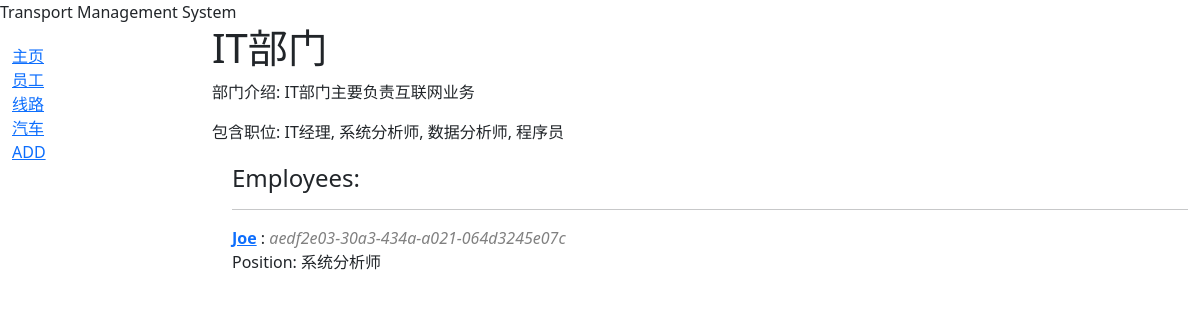
Page /catalog/department/1 on the committed database.
### catalog/models.py (models this page shows, shortened)
class Department(models.Model):
    dName = models.CharField(max_length=200)
    dSummary = models.TextField(
        max_length=1000, help_text="Enter a description of the department"
    )
    positions = models.ManyToManyField(Position, help_text="Select a position for this department", blank=True)
    class Meta:
        ordering = ['dName']

class Position(models.Model):
    pName = models.CharField(
        max_length=200,
        unique=True,
        help_text="Enter a position (e.g. Driver ...)"
    )
    def __str__(self):
        return self.pName
    class Meta:
        constraints = [
            UniqueConstraint(
                Lower('pName'),
                name='position_pname_case_insensitive_unique',
                violation_error_message = "Genre already exists (case insensitive match)"
            ),
        ]

class Employee(models.Model):
    id = models.UUIDField(primary_key=True, default=uuid.uuid4,
                          help_text="Unique ID for this particular Employee")
    eName = models.CharField(max_length=200)
    birthDate = models.DateField(help_text="Enter the employee's birth date")
    eResume = models.TextField(max_length=1000, help_text="Enter the description of this staff")
    hireDate = models.DateField(help_text="Enter the employee's hired date")
    eSalary = models.DecimalField(
        max_digits=10,
        decimal_places=2,
        help_text="Enter the employee's monthly salary"
    )
    department = models.ForeignKey(Department, on_delete=models.RESTRICT, null=True,help_text="Select a department for this employee")
    position = models.ForeignKey(Position, on_delete=models.RESTRICT, null=True, help_text="Select a position for this employee")
    class Meta:
        ordering = ['eName']
    def get_absolute_url(self):
        return reverse('employee-detail', args=[str(self.id)])

### catalog/views.py (the view)
# urls.py: path('department/<int:pk>',views.DepartmentDetailView.as_view(), name='department-detail'),
class DepartmentDetailView(generic.DetailView):
    model = Department
    def get_context_data(self, **kwargs):
        context = super().get_context_data(**kwargs)
        context['employees'] = Employee.objects.filter(department=self.object)
        return context

### catalog/templates/catalog/department_detail.html (shortened to what this page needs)
{% extends "base_generic.html" %}
{% block content %}
  <h1>{{ department.dName }}</h1>
  <p>部门介绍: {{ department.dSummary }}</a></p>
  <p>包含职位:  {{ department.positions.all|join:", " }}</p>
  <div style="margin-left:20px;margin-top:20px">
    <h4>Employees:</h4>
    {% for employee in employees %}
      <hr />
      <p>
        <strong><a href="{{employee.get_absolute_url}}">{{ employee.eName }}</a></strong> :<span style="font-style: italic; color: gray;"> {{ employee.id }}</span> <br/>
        Position: {{ employee.position.pName }}
    </p>
    {% endfor %}
  </div>
{% endblock %}

### rows in the picture
Department: dName "IT部门", dSummary "IT部门主要负责互联网业务", positions.all "IT经理, 系统分析师, 数据分析师, 程序员"
Employee: eName "Joe", id "aedf2e03-30a3-434a-a021-064d3245e07c", position.pName "系统分析师"
